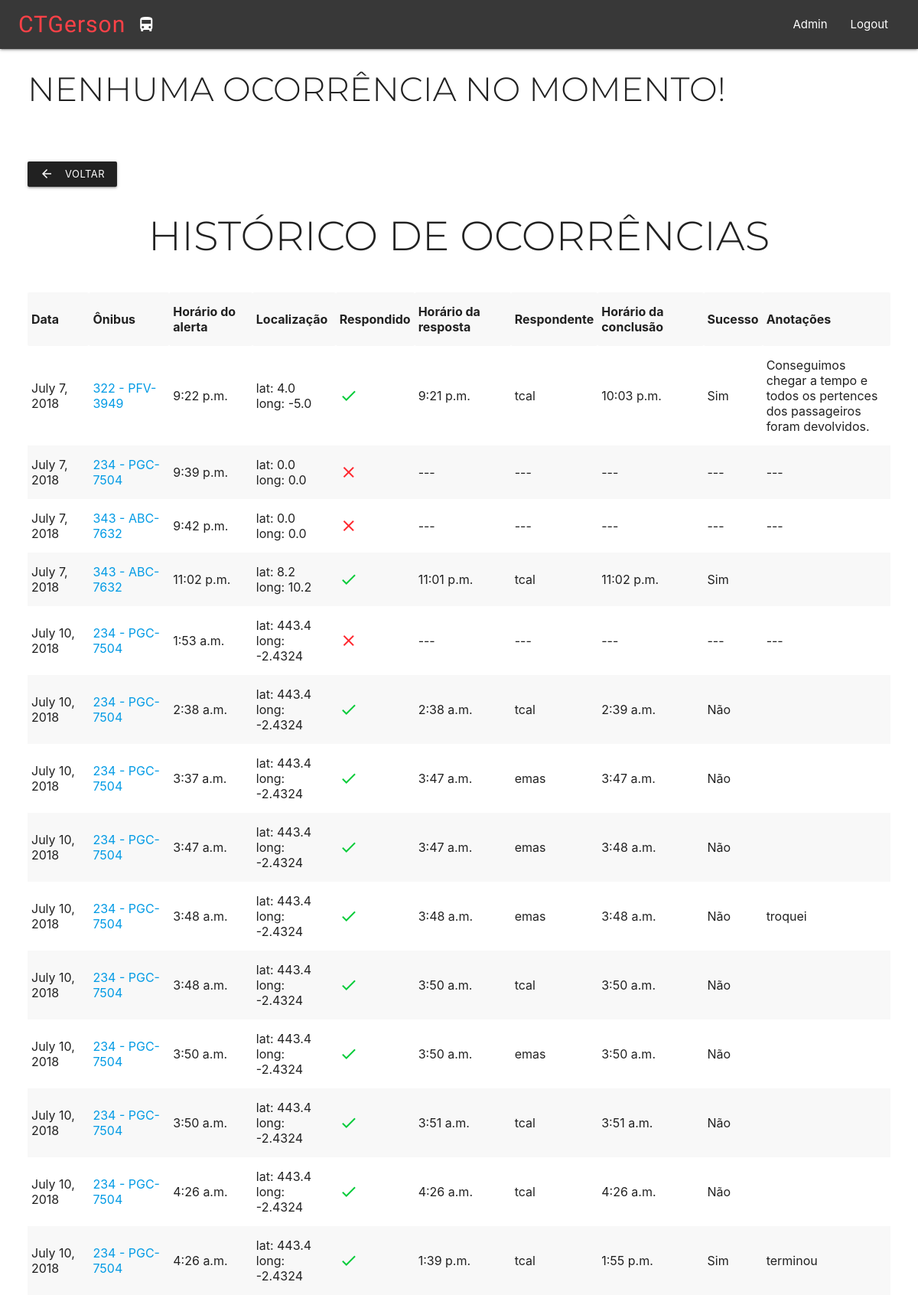
The page /lista_ocorrencias/ (signed in) on the database as committed earlier.
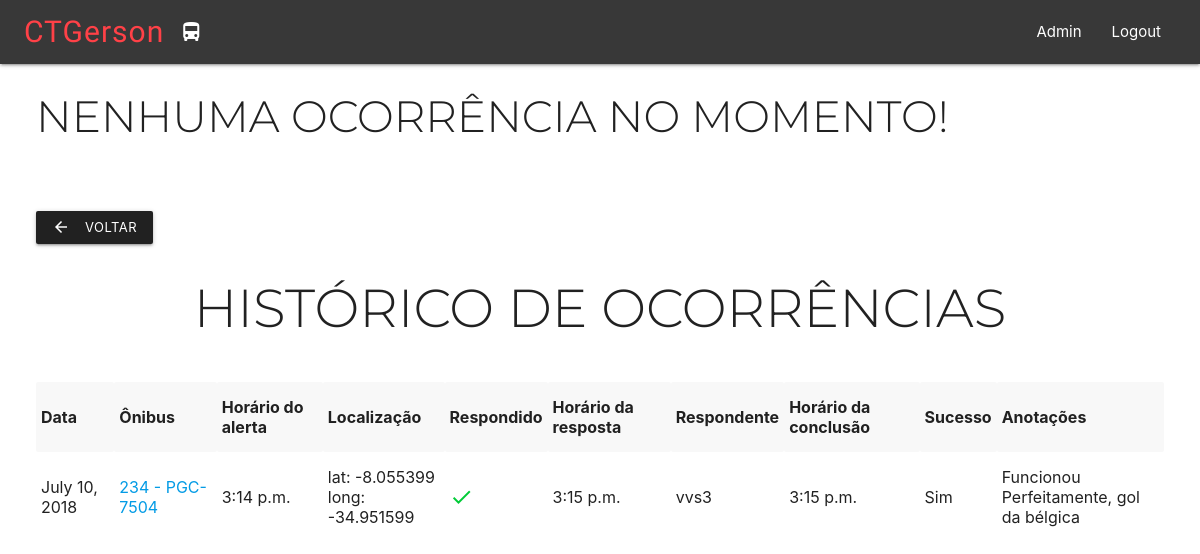
The same page on the database as committed later.
### CTGerson/models.py (models this page shows, shortened)
class Occurrence(models.Model):
    closed = models.BooleanField(default=False)
    date = models.DateField(default=timezone.localdate)
    bus = models.ForeignKey('CTGerson.Bus', on_delete=models.PROTECT, default=1)
    alert_time = models.TimeField(default=timezone.localtime)
    latitude = models.FloatField(default=0.0)
    longitude = models.FloatField(default=0.0)
    responded = models.BooleanField(default=False)
    response_time = models.TimeField(default=timezone.localtime)
    responder = models.ForeignKey('auth.User', on_delete=models.PROTECT, default=3)
    finish_time = models.TimeField(default=timezone.localtime)
    successfull = models.BooleanField(default=False)
    notes = models.TextField(blank=True)

class Bus(models.Model):
    plate = models.CharField(max_length=8)
    line_number = models.CharField(max_length=5)
    company = models.CharField(max_length=100)
    class Meta:
        permissions = (("can_see_bus_list", "See bus list"),)

### CTGerson/views.py (the view)
# urls.py: path('lista_ocorrencias/', views.occurrences_list, name='occurrences_list'),
@login_required
def occurrences_list(request):
    admin = request.user.groups.filter(name='Administrators').exists()
    occurrences = Occurrence.objects.all().filter(closed=True)
    return render(request, 'occurrences_list.html', {'admin': admin, 'occurrences': occurrences})

### CTGerson/templates/occurrences_list.html
{% extends 'base2.html' %}
{% block content %}
    <div class="row" style="margin-top: 30px;">
        <a href="http://127.0.0.1:8000/" class="waves-effect waves-light btn-small grey darken-4"><i class="material-icons left">arrow_back</i>Voltar</a>
    </div>
    <div class="page-title">
        <h2 style="text-align: center;">Histórico de ocorrências</h2>
        <br />
    </div>
    <div class="page-content">
        {% if occurrences %}
            <table class="striped responsive-table">
                <tr>
                    <th>Data</th>
                    <th>Ônibus</th>
                    <th>Horário do alerta</th>
                    <th>Localização</th>
                    <th>Respondido</th>
                    <th>Horário da resposta</th>
                    <th>Respondente</th>
                    <th>Horário da conclusão</th>
                    <th>Sucesso</th>
                    <th class="hide-on-small-and-down">Anotações</th>
                </tr>
                {% for occurrence in occurrences %}
                    <tr>
                        <td>{{ occurrence.date }}</td>
                        <td><a href="{% url 'bus_detail' pk=occurrence.bus.pk %}">{{ occurrence.bus.line_number }} - {{ occurrence.bus.plate }}</a></td>
                        <td>{{ occurrence.alert_time }}</td>
                        <td>lat: {{ occurrence.latitude }} <br />long: {{ occurrence.longitude }}</td>
                        {% if occurrence.responded %}
                                <td><i class="material-icons" style="color: #00cb37;">check</i></td>
                            {% else %}
                                <td><i class="material-icons" style="color: #ff272e;">clear</i></td>
                            {% endif %}
                        {% if occurrence.responded %}
                            <td>{{ occurrence.response_time }}</td>
                            <td>{{ occurrence.responder.username }}</td>
                            <td>{{ occurrence.finish_time }}</td>
                            {% if occurrence.successfull %}
                                <td>Sim</td>
                            {% else %}
                                <td>Não</td>
                            {% endif %}
                        <td class="hide-on-small-and-down"><p style="max-width: 200px;">{{ occurrence.notes }}</p></td>
                        {% else %}
                            <td>---</td>
                            <td>---</td>
                            <td>---</td>
                            <td>---</td>
                            <td>---</td>
                        {% endif %}
                    </tr>
                {% endfor %}
            </table>
        {% else %}
            <p>Nenhuma ocorrência encontrada</p>
        {% endif %}
    </div>
{% endblock content %}

### CTGerson/templates/base2.html (shortened to what this page needs)
{% extends "base.html" %}
{% block alert %}
    {% if not admin %}
        <div id="alert">
            <h3>Nenhuma ocorrência no momento!</h3>
            <br />
        </div>
    {% endif %}
{% endblock alert %}

### CTGerson/templates/base.html (shortened to what this page needs)
{% load staticfiles %}
<html>
    <head>
        <link rel="stylesheet" href="{% static 'css/CTGerson.css' %}">
    </head>
    <body>
        <div class="navbar-fixed">
        <nav>
            <div class="nav-wrapper">
              <a href="http://127.0.0.1:8000" class="brand-logo">CTGerson<i style="color: white;" class="material-icons right">directions_bus</i></a>
              <ul id="nav-mobile" class="right hide-on-med-and-down">
                <li><a href="http://127.0.0.1:8000/admin">Admin</a></li>
                <li><a href="http://127.0.0.1:8000/accounts/logout">Logout</a></li>
              </ul>
            </div>
          </nav>
        </div>
        <div class="content container">
            {% block alert %}
            {% endblock alert %}
            {% block content %}
            {% endblock content %}
        </div>
    </body>
</html>

Rows that differ between the two databases and show on the page:
removed Occurrence: date "July 7, 2018", bus.line_number "322", bus.plate "PFV-3949", alert_time "9:22 p.m.", latitude "4.0", longitude "-5.0", responded True (drawn), response_time "9:21 p.m.", responder.username "tcal", finish_time "10:03 p.m.", successfull "Sim", notes "Conseguimos chegar a tempo e todos os pertences dos passageiros foram devolvidos."
removed Occurrence: date "July 7, 2018", bus.line_number "234", bus.plate "PGC-7504", alert_time "9:39 p.m.", latitude "0.0", longitude "0.0", responded False (drawn)
removed Occurrence: date "July 7, 2018", bus.line_number "343", bus.plate "ABC-7632", alert_time "9:42 p.m.", latitude "0.0", longitude "0.0", responded False (drawn)
removed Occurrence: date "July 7, 2018", bus.line_number "343", bus.plate "ABC-7632", alert_time "11:02 p.m.", latitude "8.2", longitude "10.2", responded True (drawn), response_time "11:01 p.m.", responder.username "tcal", finish_time "11:02 p.m.", successfull "Sim"
removed Occurrence: date "July 10, 2018", bus.line_number "234", bus.plate "PGC-7504", alert_time "1:53 a.m.", latitude "443.4", longitude "-2.4324", responded False (drawn)
removed Occurrence: date "July 10, 2018", bus.line_number "234", bus.plate "PGC-7504", alert_time "2:38 a.m.", latitude "443.4", longitude "-2.4324", responded True (drawn), response_time "2:38 a.m.", responder.username "tcal", finish_time "2:39 a.m.", successfull "Não"
removed Occurrence: date "July 10, 2018", bus.line_number "234", bus.plate "PGC-7504", alert_time "3:37 a.m.", latitude "443.4", longitude "-2.4324", responded True (drawn), response_time "3:47 a.m.", responder.username "emas", finish_time "3:47 a.m.", successfull "Não"
removed Occurrence: date "July 10, 2018", bus.line_number "234", bus.plate "PGC-7504", alert_time "3:47 a.m.", latitude "443.4", longitude "-2.4324", responded True (drawn), response_time "3:47 a.m.", responder.username "emas", finish_time "3:48 a.m.", successfull "Não"
removed Occurrence: date "July 10, 2018", bus.line_number "234", bus.plate "PGC-7504", alert_time "3:48 a.m.", latitude "443.4", longitude "-2.4324", responded True (drawn), response_time "3:48 a.m.", responder.username "emas", finish_time "3:48 a.m.", successfull "Não", notes "troquei"
removed Occurrence: date "July 10, 2018", bus.line_number "234", bus.plate "PGC-7504", alert_time "3:48 a.m.", latitude "443.4", longitude "-2.4324", responded True (drawn), response_time "3:50 a.m.", responder.username "tcal", finish_time "3:50 a.m.", successfull "Não"
removed Occurrence: date "July 10, 2018", bus.line_number "234", bus.plate "PGC-7504", alert_time "3:50 a.m.", latitude "443.4", longitude "-2.4324", responded True (drawn), response_time "3:50 a.m.", responder.username "emas", finish_time "3:50 a.m.", successfull "Não"
removed Occurrence: date "July 10, 2018", bus.line_number "234", bus.plate "PGC-7504", alert_time "3:50 a.m.", latitude "443.4", longitude "-2.4324", responded True (drawn), response_time "3:51 a.m.", responder.username "tcal", finish_time "3:51 a.m.", successfull "Não"
removed Occurrence: date "July 10, 2018", bus.line_number "234", bus.plate "PGC-7504", alert_time "4:26 a.m.", latitude "443.4", longitude "-2.4324", responded True (drawn), response_time "4:26 a.m.", responder.username "tcal", finish_time "4:26 a.m.", successfull "Não"
removed Occurrence: date "July 10, 2018", bus.line_number "234", bus.plate "PGC-7504", alert_time "4:26 a.m.", latitude "443.4", longitude "-2.4324", responded True (drawn), response_time "1:39 p.m.", responder.username "tcal", finish_time "1:55 p.m.", successfull "Sim", notes "terminou"
added Occurrence: date "July 10, 2018", bus.line_number "234", bus.plate "PGC-7504", alert_time "3:14 p.m.", latitude "-8.055399", longitude "-34.951599", responded True (drawn), response_time "3:15 p.m.", responder.username "vvs3", finish_time "3:15 p.m.", successfull "Sim", notes "Funcionou Perfeitamente, gol da bélgica"
